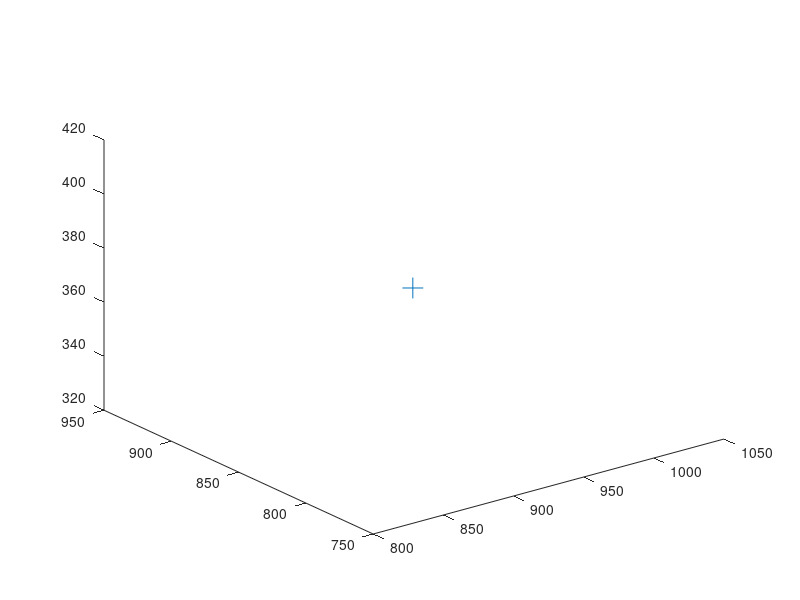

Recreate this plot in MATLAB. (Note: this script raises an error after producing the figure.)
clc;
clear all;
close all;
void = zeros(10,3);
for t=1:10
   
    
% Number of underwater sensor nodes
numNodes = t*t *t;
void(t,1)=numNodes;
dst=zeros(numNodes,2);
% Acoustic communication range of sensor
accRange=250;

% To keep track of void nodes
void_nodes = zeros(numNodes,1);

%Count void node
void_count = 0;

neighbour_to_sink_dis= zeros(numNodes,numNodes)

%Max Prop delay
delay = 0.2;
% Sink Co-ordinates, sink present in water surface so z co-ordinate is 0.
sink(1,1)=500 ;
sink(1,2) = 500;
sink(1,3) = 1000;

n=1;

% Min range of x,y,z
min_x=0;
min_y=0;
min_z=0;

% Min range of x,y,z
max_x=1000;
max_y=1000;
max_z=1000;

root= nthroot(numNodes,3);
x= floor(root);
y= floor(root);
z= floor(root);

m=x*y*z;

x_segment=max_x/x;
y_segment=max_y/y;
z_segment=max_z/z;


nodePositions= zeros(m,3);

for i=0 :x_segment: (max_x-1)
      for j=0 :y_segment: (max_y-1)
        for k=0:z_segment: (max_z-1)                  
             nodePositions(n,1) = (rand) * (x_segment)+i
             nodePositions(n,2) = (rand) * (y_segment)+j
             nodePositions(n,3) = (rand) * (z_segment)+k
             n= n+1;
          
         end
      end         
end
  
% Plot the nodes and sink in 3-D

plot3(nodePositions(:, 1), nodePositions(:, 2),nodePositions(:, 3), '+', ...
    'MarkerSize',15);
hold on
plot3(sink(1, 1), sink(1, 2),sink(1, 3), 'S', 'MarkerFaceColor', 'g');

neighbour=zeros(numNodes,numNodes);
void_nodes=  zeros(numNodes);

 for i=1:numNodes
       
 [neighbour, neighbour_to_sink_dis, void_nodes, void_count, dst ]= find_void(i,sink,numNodes,nodePositions,...
     accRange, neighbour, void_nodes,neighbour_to_sink_dis, void_count, dst);
     
 end
 void(t,2)= void_count;
 void(t,3)=void(t,2)/void(t,1);
end

figure;
t=1:1:10;
plot(void(t,1),void(t,3),'m');
grid on;
xlabel('Number of nodes')
ylabel('Fraction of void nodes')   



    
    
% Untill reach destination
%while ( succ(i) == 0)
    
%find the neighbour nodes from forwarder
%[neighbours ,succ]  = find_neighbours(i,forwarder,sink,accRange,numNodes,nodePositions, succ);

%if(succ(i,1) == 1)
  %    count =count +1;
 %     continue;
   % return;
   %succ=0;
%end
    
% find total number of neighbours
%totalNeighbours=numel(neighbours);
%if(totalNeighbours==0)
 %   disp('NO NEIGHBOURS');
    %return;
  %  continue;
%end
%[min_hop, void ] = find_next_hop(forwarder,sink, neighbours, nodePositions);
%list_of_nodes(index)=min_hop;
%index = index +1;
%forwarder=min_hop;
%delay = delay + 0.2;

%if (void==1)
    % disp('FOUND VOID NODE: GREEDY FORWARDING TERMINATED');
 %  void =void +1;
     %return;
%end

%end

%end
%fprintf('number of non-voidnodes are %d .\n',count);
% }
